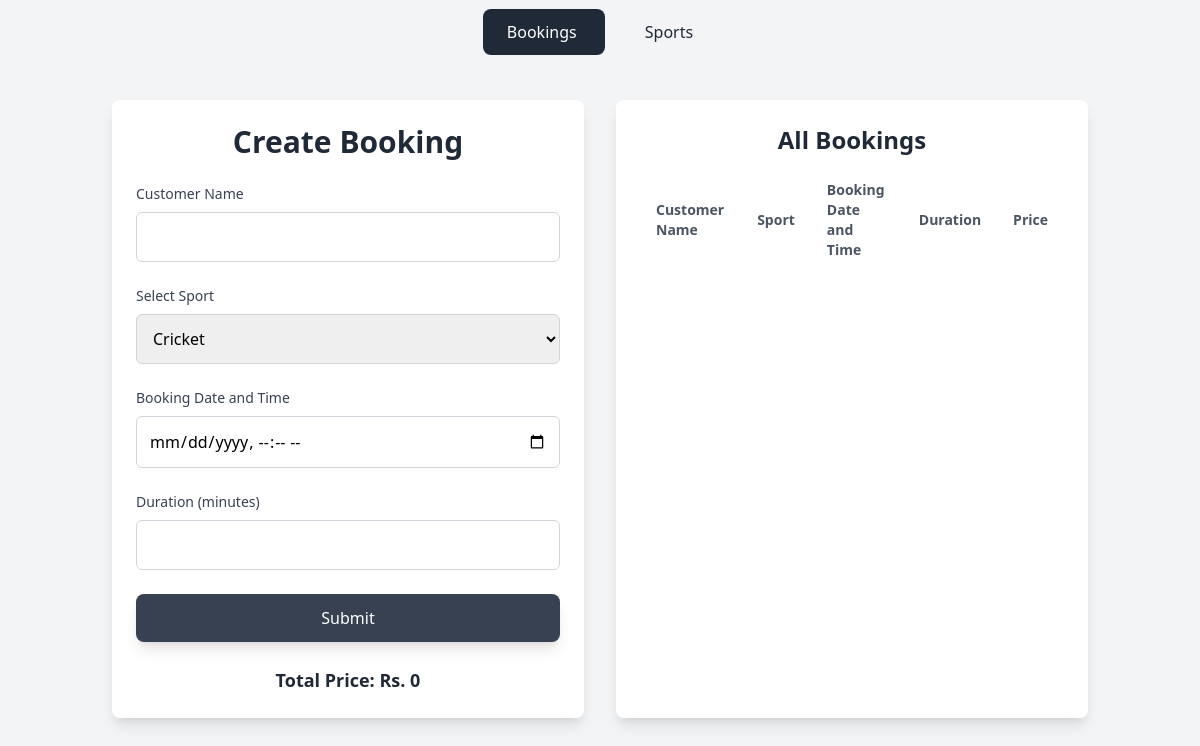
/booking/, run on an earlier commit of the app's database.
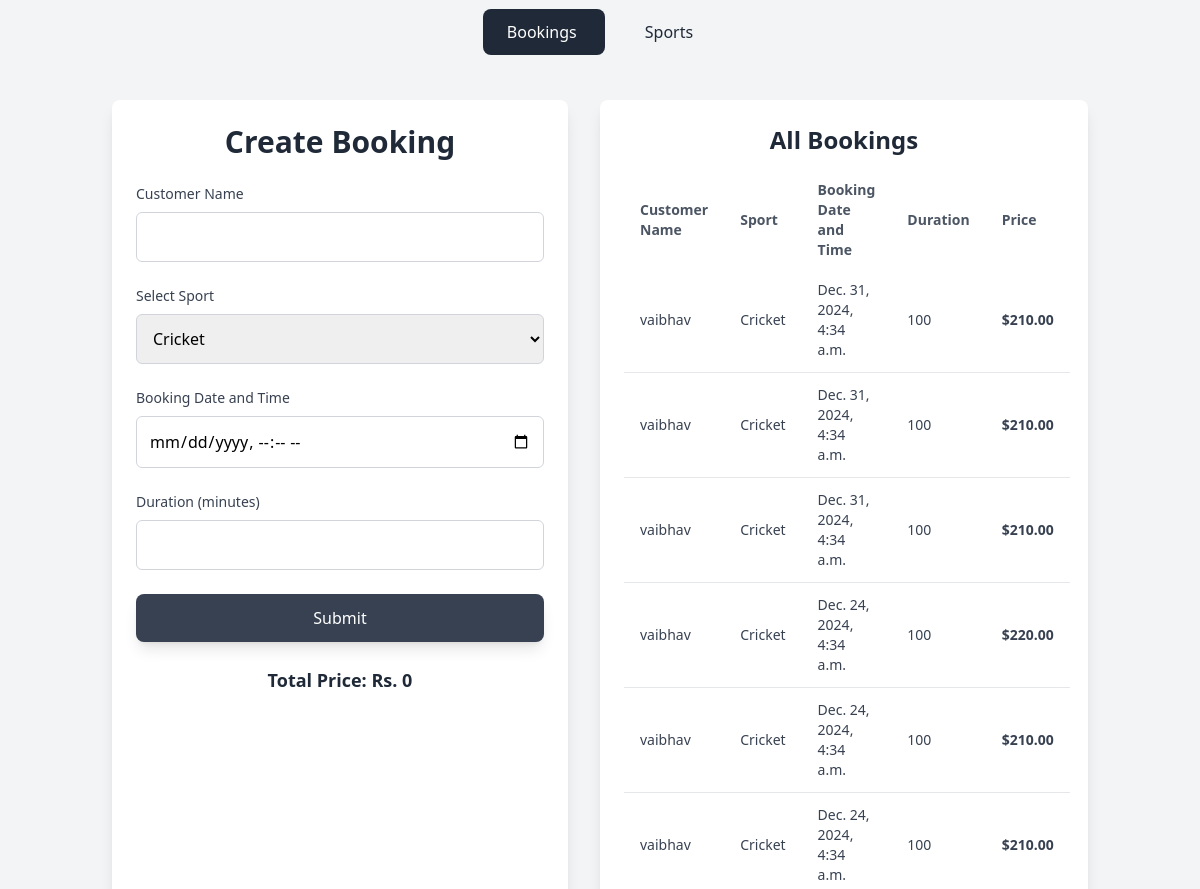
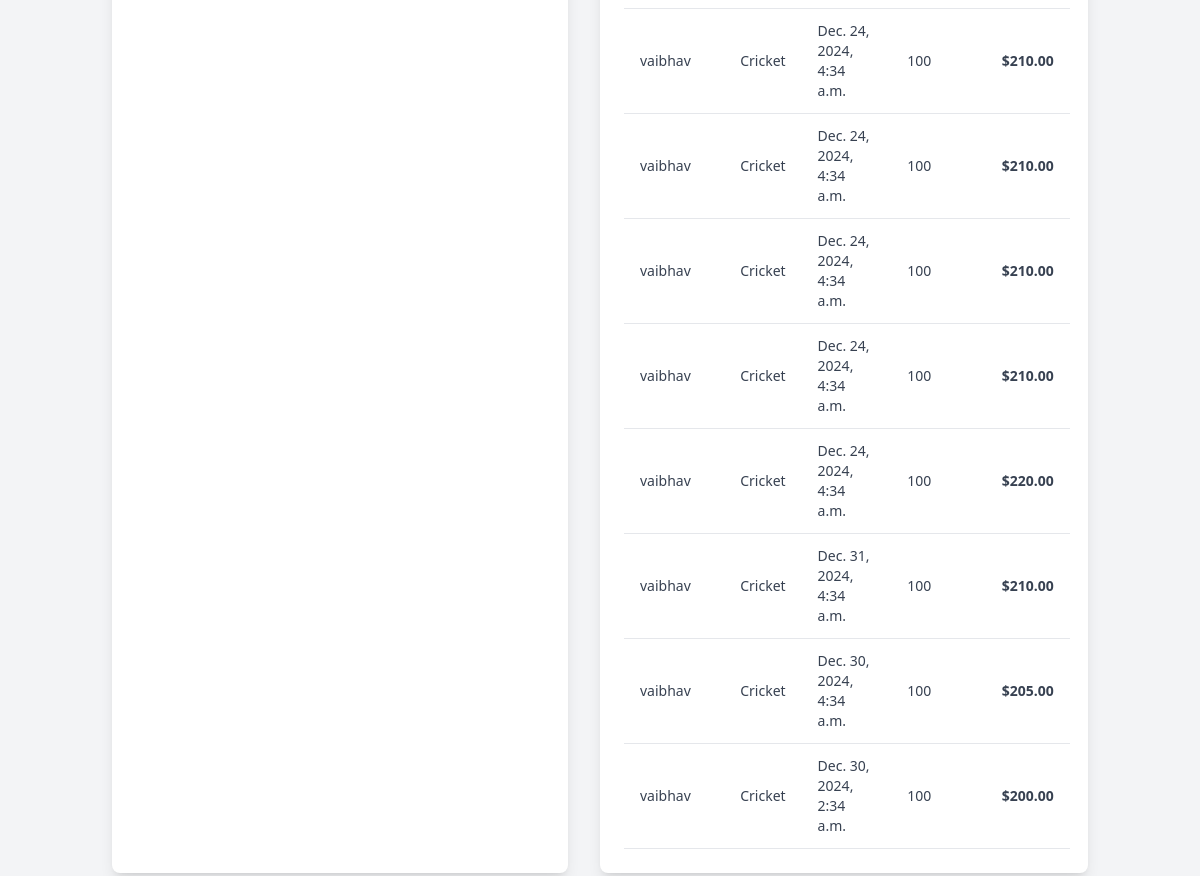
And on a later commit of the database (2 pictures, top to bottom).
### booking/models.py (models this page shows, shortened)
class Booking(models.Model):
    customer_name = models.CharField(max_length=100)
    sport = models.ForeignKey(Sport, on_delete=models.CASCADE)
    booking_datetime = models.DateTimeField()
    duration = models.IntegerField()  # Duration in minutes
    total_price = models.DecimalField(max_digits=10, decimal_places=2, null=True, blank=True)

### pricing/models.py (models this page shows)
class Sport(models.Model):
    name = models.CharField(max_length=100)

### booking/views.py (the view)
# urls.py: path('', views.booking, name='booking'),
def booking(request):
    sports = Sport.objects.all()
    bookings = Booking.objects.all()
    return render(request, 'booking/create_booking.html', {'sports': sports, 'bookings': bookings})

### booking/templates/booking/create_booking.html (shortened to what the changed rows need)
{% load static %}
<!DOCTYPE html>
<html lang="en">
  <head>
    <script src="https://cdn.tailwindcss.com"></script>
  </head>
  <body class="bg-gray-100 font-sans">
    <div class="container mx-auto mt-8 p-6 flex gap-8">
      <div class="w-full md:w-1/2 bg-white shadow-lg rounded-lg p-6">
        <h1 class="text-3xl font-semibold text-gray-800 mb-6 text-center">
          Create Booking
        </h1>
        <div id="result" class="mt-6 text-center">
          <h2 class="font-semibold text-lg text-gray-800">
            Total Price: <span id="total_price">Rs. 0</span>
          </h2>
        </div>
      </div>
      <div class="w-full md:w-1/2 bg-white shadow-lg rounded-lg p-6">
        <h2 class="text-2xl font-semibold text-gray-800 mb-4 text-center">
          All Bookings
        </h2>
        <table class="w-full table-auto border-collapse text-left">
          <thead>
            <tr>
              <th class="px-4 py-2 text-sm font-semibold text-gray-600">
                Customer Name
              </th>
              <th class="px-4 py-2 text-sm font-semibold text-gray-600">
                Sport
              </th>
              <th class="px-4 py-2 text-sm font-semibold text-gray-600">
                Booking Date and Time
              </th>
              <th class="px-4 py-2 text-sm font-semibold text-gray-600">
                Duration
              </th>
              <th class="px-4 py-2 text-sm font-semibold text-gray-600">
                Price
              </th>
            </tr>
          </thead>
          <tbody>
            {% for booking in bookings %}
            <tr class="border-b">
              <td class="px-4 py-3 text-sm text-gray-700">
                {{ booking.customer_name }}
              </td>
              <td class="px-4 py-3 text-sm text-gray-700">
                {{ booking.sport.name }}
              </td>
              <td class="px-4 py-3 text-sm text-gray-700">
                {{ booking.booking_datetime }}
              </td>
              <td class="px-4 py-3 text-sm text-gray-700">
                {{ booking.duration }}
              </td>
              <td class="px-4 py-3 text-sm text-gray-700">
                <b>${{ booking.total_price }}</b>
              </td>
            </tr>
            {% endfor %}
          </tbody>
        </table>
      </div>
    </div>
  </body>
</html>

What changed in the data, as far as the page shows it:
added Booking: customer_name "vaibhav", sport.name "Cricket", booking_datetime "Dec. 31, 2024, 4:34 a.m.", duration "100", total_price "210.00"
added Booking: customer_name "vaibhav", sport.name "Cricket", booking_datetime "Dec. 31, 2024, 4:34 a.m.", duration "100", total_price "210.00"
added Booking: customer_name "vaibhav", sport.name "Cricket", booking_datetime "Dec. 31, 2024, 4:34 a.m.", duration "100", total_price "210.00"
added Booking: customer_name "vaibhav", sport.name "Cricket", booking_datetime "Dec. 24, 2024, 4:34 a.m.", duration "100", total_price "220.00"
added Booking: customer_name "vaibhav", sport.name "Cricket", booking_datetime "Dec. 24, 2024, 4:34 a.m.", duration "100", total_price "210.00"
added Booking: customer_name "vaibhav", sport.name "Cricket", booking_datetime "Dec. 24, 2024, 4:34 a.m.", duration "100", total_price "210.00"
added Booking: customer_name "vaibhav", sport.name "Cricket", booking_datetime "Dec. 24, 2024, 4:34 a.m.", duration "100", total_price "210.00"
added Booking: customer_name "vaibhav", sport.name "Cricket", booking_datetime "Dec. 24, 2024, 4:34 a.m.", duration "100", total_price "210.00"
added Booking: customer_name "vaibhav", sport.name "Cricket", booking_datetime "Dec. 24, 2024, 4:34 a.m.", duration "100", total_price "210.00"
added Booking: customer_name "vaibhav", sport.name "Cricket", booking_datetime "Dec. 24, 2024, 4:34 a.m.", duration "100", total_price "210.00"
added Booking: customer_name "vaibhav", sport.name "Cricket", booking_datetime "Dec. 24, 2024, 4:34 a.m.", duration "100", total_price "220.00"
added Booking: customer_name "vaibhav", sport.name "Cricket", booking_datetime "Dec. 31, 2024, 4:34 a.m.", duration "100", total_price "210.00"
added Booking: customer_name "vaibhav", sport.name "Cricket", booking_datetime "Dec. 30, 2024, 4:34 a.m.", duration "100", total_price "205.00"
added Booking: customer_name "vaibhav", sport.name "Cricket", booking_datetime "Dec. 30, 2024, 2:34 a.m.", duration "100", total_price "200.00"
